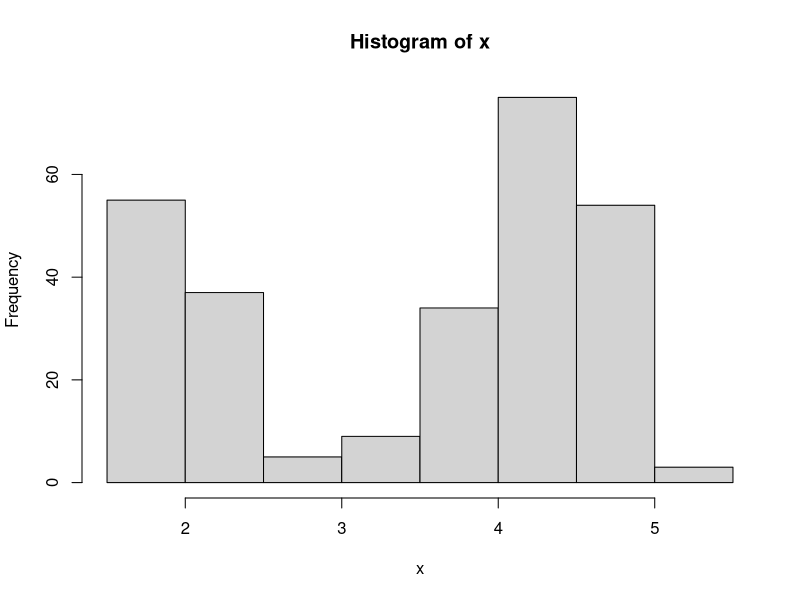
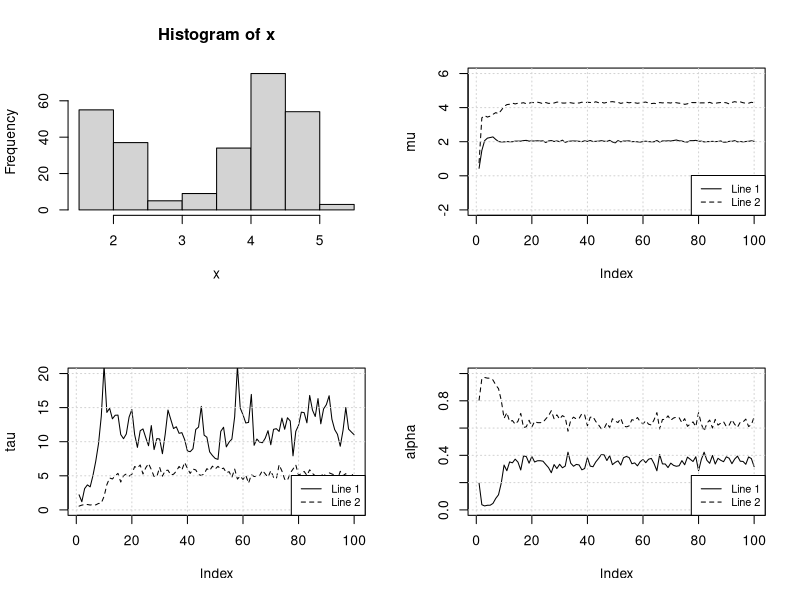

Reproduce these figures in R, in order.
#Applied Bayesian Methods
#Homework 04
library(gtools)
library(stats)

#2  Gibbs sampling for 1-dim case: ###############################

set.seed(123)
## Data(X)
x = faithful$eruptions
hist(x)

## Define function
### sample_y <- sampling y
propotion <- function(x){return(x/sum(x))}

sample_y <- function(mu, tau, alpha, x){
  p.y.given.x <- matrix(0, nrow = length(alpha), ncol = length(x))
  for(i in 1:length(alpha)){
    p.y.given.x[i,] = alpha[i] * dnorm(x, mu[i], sqrt(1/tau[i]))
  }
  p.y.given.x = apply(p.y.given.x, 2, propotion) 
  y = rep(0, length(x))
  for(i in 1:length(y)){
    y[i] = sample(1:length(alpha), size = 1, 
                  prob = p.y.given.x[,i], replace=TRUE)
  }
  return(y)
}

### sample_mu <- sampling mu
sample_mu <- function(prior, tau, k, y, x){
  df = data.frame(x = x, y = y)
  mu = rep(0, k)
  for(i in 1:k){
    sample.size = sum(y == i)
    sample.mean = ifelse(sample.size == 0, 0, mean(x[y == i]))
    post.prec = sample.size * tau[i] + prior$prec[i]
    post.mean = (prior$prec[i] * prior$mean[i] + sample.size * tau[i] * sample.mean) / post.prec
    mu[i] = rnorm(1, post.mean, sqrt(1/post.prec))
  }
  return(mu)
}

### sample_tau <- sampling tau
sample_tau <- function(mu, prior, k, y, x){
  df = data.frame(x = x, y = y)
  tau = rep(0, k)
  for(i in 1:k){
    post.a = prior[1] + sum(y == i)/2
    post.b = prior[2] + sum((x[y == i]-mu[i])^2)/2
    tau[i] = rgamma(1, post.a, post.b)
  }
  return(tau)
}

### sample_alpha <- sampling alpha
sample_alpha <- function(prior, y){
  counts = colSums(outer(y, 1:length(prior), FUN = "=="))
  alpha = rdirichlet(1, prior + counts)
  return(alpha)
}

## Combine functions above to stimulate gibbs
gibbs <- function(x, k = 2, niter = 100, mu.prior = list(mean = c(1, 1), prec = c(1, 1)),
                  tau.prior = c(1, 1), alpha.prior = c(1, 1)){
  # set output list
  res = list(y = matrix(nrow = niter, ncol = length(x)), mu = matrix(nrow = niter, ncol = k), 
             tau = matrix(nrow = niter, ncol = k), alpha = matrix(nrow = niter,ncol = k))
  
  # initial value
  mu = rnorm(k, mu.prior$mean, mu.prior$prec)
  tau = rgamma(k, tau.prior[1], tau.prior[2])
  alpha = rdirichlet(1, alpha.prior)
  
  # sampling y
  y = sample_y(mu, tau, alpha, x)
  
  # get the first row of output list
  res$y[1,]=y
  res$mu[1,]=mu
  res$tau[1,]=tau
  res$alpha[1,]=alpha
  
  # get the rest of row of output list
  for(i in 2:niter){
    mu = sample_mu(mu.prior, tau, k, y, x)
    tau = sample_tau(mu, tau.prior, k, y, x)
    alpha = sample_alpha(alpha.prior, y)
    y = sample_y(mu, tau, alpha, x)
    res$y[i,]=y
    res$mu[i,]=mu
    res$tau[i,]=tau
    res$alpha[i,]=alpha
  }
  return(res)
}


res = gibbs(x, k=2, niter = 100)
par(mfrow=c(2, 2))
hist(x)
plot(res$mu[,1], ylim=c(-2,6),type="l", lty = 1, ylab = "mu")
lines(res$mu[,2], lty = 2)
grid()
legend("bottomright", legend = c("Line 1", "Line 2"),
       lty = 1:2, cex = 0.8)
plot(res$tau[,1], ylim=c(0,20),type="l", lty = 1, ylab = "tau")
lines(res$tau[,2], lty = 2)
grid()
legend("bottomright", legend = c("Line 1", "Line 2"),
       lty = 1:2, cex = 0.8)
plot(res$alpha[,1], ylim=c(0,1),type="l", lty = 1, ylab = "alpha")
lines(res$alpha[,2], lty = 2)
grid()
legend("bottomright", legend = c("Line 1", "Line 2"),
       lty = 1:2, cex = 0.8)




